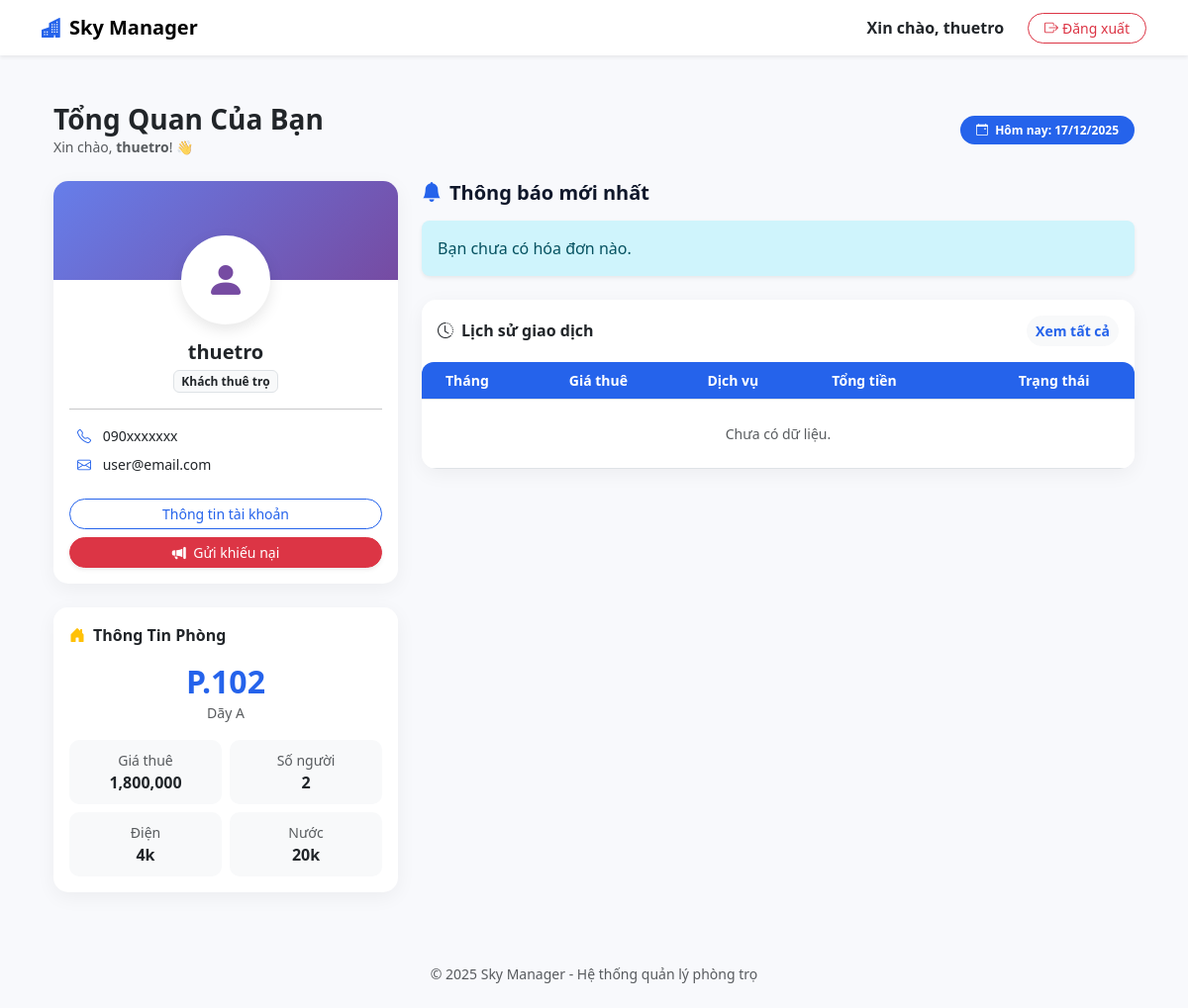
The app's page /index.php (signed in), older data.
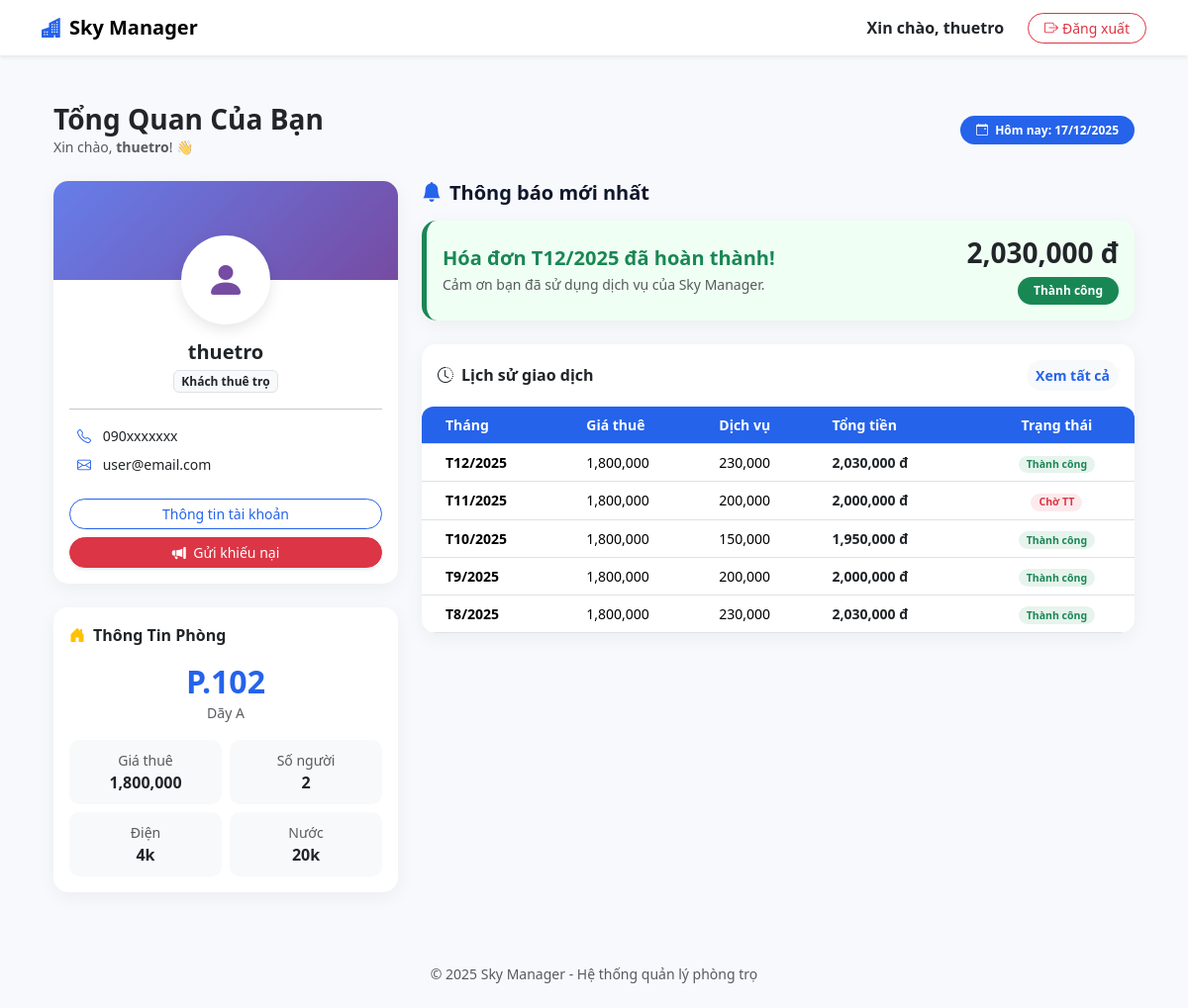
The same page, newer data.
### tables this page shows
CREATE TABLE `phong` (
  `maPhong` int(11) NOT NULL,
  `soPhong` varchar(20) NOT NULL,
  `tenDay` varchar(50) DEFAULT 'A',
  `soNguoi` int(11) NOT NULL DEFAULT 0,
  `giaPhong` int(11) NOT NULL,
  `trangThai` varchar(20) NOT NULL,
  `maNguoiThue` int(11) DEFAULT NULL,
  `tienDien` int(11) NOT NULL DEFAULT 0,
  `tienNuoc` int(11) NOT NULL DEFAULT 0
);

CREATE TABLE `hoadon` (
  `maHoaDon` int(11) NOT NULL,
  `maPhong` int(11) NOT NULL,
  `thang` int(2) NOT NULL,
  `nam` int(4) NOT NULL,
  `tienPhong` int(11) NOT NULL DEFAULT 0,
  `tienDien` int(11) NOT NULL DEFAULT 0,
  `tienNuoc` int(11) NOT NULL DEFAULT 0,
  `tongTien` int(11) NOT NULL DEFAULT 0,
  `trangThai` varchar(50) DEFAULT 'ChuaThanhToan',
  `maGiaoDichVNP` varchar(255) DEFAULT NULL,
  `ngayThanhToan` datetime DEFAULT NULL,
  `noiDung` text DEFAULT NULL
);

### App/Controllers/cDashboard.php (called while the page is built, shortened)
<?php
include_once('App/Models/mPhong.php');
include_once('App/Models/mHoaDon.php');
class controlDashboard {
    public function hienThiDashboardKhach() {
        $mPhong = new modelPhong();
        $mHoaDon = new modelHoaDon();
        $dsPhong = $mPhong->selectAllPhong();
        $myRoom = null;
        while($r = mysqli_fetch_assoc($dsPhong)) {
            if($r['maNguoiThue'] == $_SESSION['maNguoiDung']) {
                $myRoom = $r;
                break;
            }
        }
        $dsHoaDon = $mHoaDon->getHoaDonCuaNguoiDung($_SESSION['maNguoiDung']);
        $latestBill = null;
        $historyBills = [];
        if($dsHoaDon && mysqli_num_rows($dsHoaDon) > 0) {
            while($row = mysqli_fetch_assoc($dsHoaDon)) {
                $historyBills[] = $row;
            }
            $latestBill = $historyBills[0];
        }
        include_once('App/Views/dashboard/home_khach.php');
    }
}
?>

### App/Models/mPhong.php (called while the page is built, shortened)
<?php
class modelPhong {
    public function selectAllPhong() {
        $p = new clsKetNoi();
        $truyvan = "SELECT * FROM phong p LEFT JOIN nguoidung nd ON nd.maNguoiDung = p.maNguoiThue";
        $con = $p->moketnoi();
        $kq = mysqli_query($con, $truyvan);
        return $kq;
    }
}
?>

### App/Models/mHoaDon.php (called while the page is built, shortened)
<?php
class modelHoaDon {
    public function getHoaDonCuaNguoiDung($maNguoiDung) {
        $p = new clsKetNoi();
        $con = $p->moketnoi();
        $truyvan = "SELECT hd.*, p.soPhong, p.tenDay
                    FROM hoadon hd
                    JOIN phong p ON hd.maPhong = p.maPhong
                    WHERE p.maNguoiThue = '$maNguoiDung'
                    ORDER BY hd.nam DESC, hd.thang DESC";
        $kq = mysqli_query($con, $truyvan);
        return $kq;
    }
}
?>

### App/Views/dashboard/home_khach.php (the view, shortened to what this page needs)
<div class="container py-4">
    <div class="d-flex justify-content-between align-items-center mb-4">
        <div>
            <h3 class="fw-bold text-dark mb-0">Tổng Quan Của Bạn</h3>
            <p class="text-muted small mb-0">Xin chào, <b><?php echo $_SESSION['tenDangNhap']; ?></b>! 👋</p>
        </div>
        <div class="text-end">
            <span class="badge bg-primary rounded-pill px-3 py-2">
                <i class="bi bi-calendar-event me-1"></i> Hôm nay: <?php echo date('d/m/Y'); ?>
            </span>
        </div>
    </div>
    <div class="row g-4">
        <div class="col-lg-4">
            <div class="card card-profile mb-4 text-center">
                <div class="profile-header"></div>
                <div class="card-body pt-0">
                    <div class="d-flex justify-content-center">
                        <div class="avatar-circle"><i class="bi bi-person-fill"></i></div>
                    </div>
                    <h5 class="fw-bold mt-3 mb-1"><?php echo $_SESSION['tenDangNhap']; ?></h5>
                    <span class="badge bg-light text-dark border">Khách thuê trọ</span>
                    <hr class="my-3 opacity-25">
                    <div class="text-start px-2 small">
                        <div class="mb-2"><i class="bi bi-telephone me-2 text-primary"></i> 090xxxxxxx</div>
                        <div class="mb-2"><i class="bi bi-envelope me-2 text-primary"></i> user@email.com</div>
                    </div>
                    <div class="mt-4">
                        <a href="index.php?page=thongtincanhan" class="btn btn-outline-primary btn-sm w-100 rounded-pill mb-2">Thông tin tài khoản</a>
                        <a href="index.php?page=khieunai" class="btn btn-danger btn-sm w-100 rounded-pill shadow-sm">
                            <i class="bi bi-megaphone-fill me-1"></i> Gửi khiếu nại
                        </a>
                    </div>
                </div>
            </div>
            <div class="card card-profile">
                <div class="card-header bg-white border-0 fw-bold py-3">
                    <i class="bi bi-house-door-fill me-2 text-warning"></i>Thông Tin Phòng
                </div>
                <div class="card-body pt-0">
                    <?php if(isset($myRoom) && $myRoom): ?>
                        <div class="text-center mb-3">
                            <h2 class="fw-bold text-primary mb-0">P.<?php echo $myRoom['soPhong']; ?></h2>
                            <small class="text-muted">Dãy <?php echo $myRoom['tenDay']; ?></small>
                        </div>
                        <div class="row g-2">
                            <div class="col-6"><div class="stat-item"><small class="text-muted d-block">Giá thuê</small><b><?php echo number_format($myRoom['giaPhong']); ?></b></div></div>
                            <div class="col-6"><div class="stat-item"><small class="text-muted d-block">Số người</small><b><?php echo $myRoom['soNguoi']; ?></b></div></div>
                            <div class="col-6"><div class="stat-item"><small class="text-muted d-block">Điện</small><b>4k</b></div></div>
                            <div class="col-6"><div class="stat-item"><small class="text-muted d-block">Nước</small><b>20k</b></div></div>
                        </div>
                    <?php else: ?>
                        <div class="alert alert-warning small">Bạn chưa được gán vào phòng nào.</div>
                    <?php endif; ?>
                </div>
            </div>
        </div>
        <div class="col-lg-8">
            <div class="mb-4">
                <h5 class="fw-bold mb-3"><i class="bi bi-bell-fill text-primary me-2"></i>Thông báo mới nhất</h5>
                <?php if(isset($latestBill) && $latestBill): ?>
                    <div class="card card-profile bill-card <?php echo ($latestBill['trangThai'] == 'ChuaThanhToan') ? 'bill-unpaid' : 'bill-paid'; ?>">
                        <div class="card-body d-flex justify-content-between align-items-center flex-wrap gap-3">
                            <div>
                                <h5 class="fw-bold <?php echo ($latestBill['trangThai'] == 'ChuaThanhToan') ? 'text-danger' : 'text-success'; ?> mb-1">
                                    Hóa đơn T<?php echo $latestBill['thang'].'/'.$latestBill['nam']; ?>
                                    <?php echo ($latestBill['trangThai'] == 'ChuaThanhToan') ? 'chưa thanh toán' : 'đã hoàn thành'; ?>!
                                </h5>
                                <p class="mb-0 text-muted small">Cảm ơn bạn đã sử dụng dịch vụ của Sky Manager.</p>
                            </div>
                            <div class="text-end">
                                <h3 class="fw-bold mb-0"><?php echo number_format($latestBill['tongTien']); ?> đ</h3>
                                <?php if($latestBill['trangThai'] == 'ChuaThanhToan'): ?>
                                    <a href="index.php?page=hoadon" class="btn btn-danger btn-sm rounded-pill mt-2 px-3">Thanh toán ngay</a>
                                <?php else: ?>
                                    <span class="badge bg-success rounded-pill px-3 py-2 mt-2">Thành công</span>
                                <?php endif; ?>
                            </div>
                        </div>
                    </div>
                <?php else: ?>
                    <div class="alert alert-info border-0 rounded-3 shadow-sm">Bạn chưa có hóa đơn nào.</div>
                <?php endif; ?>
            </div>
            <div class="card card-profile">
                <div class="card-header bg-white border-0 py-3 d-flex justify-content-between align-items-center">
                    <h6 class="fw-bold mb-0"><i class="bi bi-clock-history me-2"></i>Lịch sử giao dịch</h6>
                    <a href="index.php?page=hoadon" class="btn btn-light btn-sm text-primary fw-bold rounded-pill">Xem tất cả</a>
                </div>
                <div class="card-body p-0">
                    <div class="table-responsive">
                        <table class="table table-hover align-middle mb-0">
                            <thead class="bg-light small">
                                <tr>
                                    <th class="ps-4">Tháng</th>
                                    <th>Giá thuê</th>
                                    <th>Dịch vụ</th>
                                    <th>Tổng tiền</th>
                                    <th class="text-center">Trạng thái</th>
                                </tr>
                            </thead>
                            <tbody class="small">
                                <?php if(isset($historyBills) && !empty($historyBills)): ?>
                                    <?php foreach(array_slice($historyBills, 0, 5) as $hd): ?>
                                        <tr>
                                            <td class="ps-4 fw-bold">T<?php echo $hd['thang'].'/'.$hd['nam']; ?></td>
                                            <td><?php echo number_format($hd['tienPhong']); ?></td>
                                            <td><?php echo number_format($hd['tienDien'] + $hd['tienNuoc']); ?></td>
                                            <td class="fw-bold text-dark"><?php echo number_format($hd['tongTien']); ?> đ</td>
                                            <td class="text-center">
                                                <span class="badge bg-<?php echo ($hd['trangThai']=='DaThanhToan')?'success':'danger'; ?> bg-opacity-10 text-<?php echo ($hd['trangThai']=='DaThanhToan')?'success':'danger'; ?> rounded-pill px-2">
                                                    <?php echo ($hd['trangThai']=='DaThanhToan')?'Thành công':'Chờ TT'; ?>
                                                </span>
                                            </td>
                                        </tr>
                                    <?php endforeach; ?>
                                <?php else: ?>
                                    <tr><td colspan="5" class="text-center py-4 text-muted">Chưa có dữ liệu.</td></tr>
                                <?php endif; ?>
                            </tbody>
                        </table>
                    </div>
                </div>
            </div>
        </div>
    </div>
</div>

### index.php (shortened to what this page needs)
<!doctype html>
<html lang="vi">
<head>
    <link href="https://cdn.jsdelivr.net/npm/bootstrap-icons@1.11.3/font/bootstrap-icons.css" rel="stylesheet">
    <link rel="stylesheet" href="public/css/bootstrap.min.css">
    <link rel="stylesheet" href="public/css/style.css">
</head>
<body>
    <nav class="navbar navbar-expand-lg bg-white shadow-sm sticky-top">
        <div class="container"> <a class="navbar-brand fw-bold" href="index.php">
                <i class="bi bi-buildings-fill me-2 text-primary"></i>Sky Manager
            </a>
            <div id="nav" class="collapse navbar-collapse">
                <ul class="navbar-nav ms-auto mb-2 mb-lg-0 align-items-center">
                    <?php if(isset($_SESSION['login']) && $_SESSION['login'] == true): ?>
                        <li class="nav-item">
                            <span class="nav-link text-dark fw-bold me-3">
                                Xin chào, <?php echo isset($_SESSION['tenDangNhap']) ? $_SESSION['tenDangNhap'] : 'User'; ?>
                            </span>
                        </li>
                        <li class="nav-item">
                            <a class="btn btn-outline-danger btn-sm rounded-pill px-3" href="index.php?page=dangxuat" onclick="return confirm('Đăng xuất?');">
                                <i class="bi bi-box-arrow-right me-1"></i>Đăng xuất
                            </a>
                        </li>
                    <?php else: ?>
                        <li class="nav-item">
                            <a class="btn btn-primary btn-sm px-4 rounded-pill" href="index.php?page=dangnhap">Đăng nhập</a>
                        </li>
                    <?php endif; ?>
                </ul>
            </div>
        </div>
    </nav>
    <div class="container py-4">
        <main>
            <?php
            $page = isset($_REQUEST['page']) ? $_REQUEST['page'] : '';
            switch($page) {
                default:
                    include_once('App/Controllers/cDashboard.php');
                    $dash = new controlDashboard();
                    if(isset($_SESSION['login']) && $_SESSION['login'] == true) {
                        $role = $_SESSION['maVaiTro'];
                        if($role == 1) $dash->hienThiDashboardChuTro();
                        else if($role == 2) $dash->hienThiDashboardKhach();
                    } else {
                        echo "<script>window.location.href='index.php?page=dangnhap';</script>";
                    }
                    break;
            }
            ?>
        </main>
        <footer class="mt-5 text-center text-muted small">
            © 2025 Sky Manager - Hệ thống quản lý phòng trọ
        </footer>
    </div>
</body>
</html>

### public/css/style.css (style rules this page uses)
:root { --na-primary: #2563eb; --na-primary-2: #1e40af; --na-accent: #f59e0b; --na-ink: #0f172a; --na-muted: #64748b; --na-bg: #f8fafc; --na-card: #ffffff; --na-success: #16a34a; --na-danger: #dc2626; --na-warning: #facc15; --na-border: #e5e7eb; --shadow-soft: 0 8px 24px rgba(0,0,0,.08); }
body { color:var(--na-ink); background:var(--na-bg) }
.btn-outline-primary { --bs-btn-color:var(--na-primary); --bs-btn-border-color:var(--na-primary); --bs-btn-hover-bg:var(--na-primary); --bs-btn-hover-border-color:var(--na-primary) }
.text-primary { color:var(--na-primary)!important }
.bg-primary { background-color:var(--na-primary)!important }
main { min-height: 70vh; }
.table thead th { background-color: var(--na-primary); color: white; }
.table { border-radius: 12px; overflow: hidden; }

### index.php (style rules this page uses)
body { background-color: #f8f9fc; }

### App/Views/dashboard/home_khach.php (style rules this page uses)
.card-profile { border: none; border-radius: 15px; background: #fff; box-shadow: 0 5px 20px rgba(0,0,0,0.05); overflow: hidden; }
.profile-header { background: linear-gradient(135deg, #667eea 0%, #764ba2 100%); height: 100px; }
.avatar-circle { width: 90px; height: 90px; background: #fff; border-radius: 50%; display: flex; align-items: center; justify-content: center; font-size: 2.5rem; color: #764ba2; border: 4px solid #fff; margin-top: -45px; box-shadow: 0 5px 15px rgba(0,0,0,0.1); }
.stat-item { background: #f8f9fa; border-radius: 10px; padding: 10px; text-align: center; }
.bill-card { border-left: 5px solid; }
.bill-paid { border-color: #198754; background: #f0fff4; }

Row changes from the older to the newer data that the page shows:
added hoadon: thang "12", nam "2025", tongTien "2,030,000", tienPhong "1,800,000", $hd['tienDien'] + $hd['tienNuoc'] "230,000", trangThai "Thành công"
added hoadon: thang "11", nam "2025", tienPhong "1,800,000", $hd['tienDien'] + $hd['tienNuoc'] "200,000", tongTien "2,000,000", trangThai "Chờ TT"
added hoadon: thang "10", nam "2025", tienPhong "1,800,000", $hd['tienDien'] + $hd['tienNuoc'] "150,000", tongTien "1,950,000", trangThai "Thành công"
added hoadon: thang "9", nam "2025", tienPhong "1,800,000", $hd['tienDien'] + $hd['tienNuoc'] "200,000", tongTien "2,000,000", trangThai "Thành công"
added hoadon: thang "8", nam "2025", tienPhong "1,800,000", $hd['tienDien'] + $hd['tienNuoc'] "230,000", tongTien "2,030,000", trangThai "Thành công"
Text that changed along with them:
text no longer shown: "Bạn chưa có hóa đơn nào. Chưa có dữ liệu."
text now shown: "Hóa đơn T / đã hoàn thành ! Cảm ơn bạn đã sử dụng dịch vụ của Sky Manager. đ Thành công"
